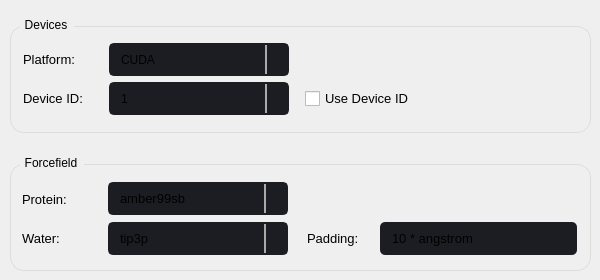
                          <widget class="QWidget" name="tab">
                           <attribute name="title">
                            <string>General</string>
                           </attribute>
                           <widget class="QWidget" name="layoutWidget">
                            <property name="geometry">
                             <rect>
                              <x>10</x>
                              <y>10</y>
                              <width>581</width>
                              <height>261</height>
                             </rect>
                            </property>
                            <layout class="QVBoxLayout" name="verticalLayout_8">
                             <property name="spacing">
                              <number>15</number>
                             </property>
                             <item>
                              <widget class="QGroupBox" name="groupBox_18">
                               <property name="font">
                                <font>
                                 <family>Segoe UI</family>
                                </font>
                               </property>
                               <property name="styleSheet">
                                <string notr="true">QGroupBox {
  
  border: 1px solid rgb(220, 220, 220);
  border-radius: 14px;
  padding: 4px;
  margin-top: 16px;
}

QGroupBox::title {
  subcontrol-origin: margin;
  subcontrol-position: top left;
  left: 10px;
  padding-left: 3px;
  padding-right: 5px;
  padding-top: 8px;
  padding-bottom: 16px;
}

QGroupBox::indicator {
  margin-left: 2px;
  height: 16px;
  width: 16px;
}</string>
                               </property>
                               <property name="title">
                                <string>Devices</string>
                               </property>
                               <widget class="QWidget" name="formLayoutWidget_9">
                                <property name="geometry">
                                 <rect>
                                  <x>10</x>
                                  <y>29</y>
                                  <width>401</width>
                                  <height>81</height>
                                 </rect>
                                </property>
                                <layout class="QGridLayout" name="gridLayout_7">
                                 <property name="leftMargin">
                                  <number>3</number>
                                 </property>
                                 <property name="topMargin">
                                  <number>4</number>
                                 </property>
                                 <property name="rightMargin">
                                  <number>3</number>
                                 </property>
                                 <property name="bottomMargin">
                                  <number>4</number>
                                 </property>
                                 <item row="1" column="0">
                                  <widget class="QLabel" name="label_39">
                                   <property name="sizePolicy">
                                    <sizepolicy hsizetype="Expanding" vsizetype="Preferred">
                                     <horstretch>0</horstretch>
                                     <verstretch>0</verstretch>
                                    </sizepolicy>
                                   </property>
                                   <property name="minimumSize">
                                    <size>
                                     <width>80</width>
                                     <height>0</height>
                                    </size>
                                   </property>
                                   <property name="maximumSize">
                                    <size>
                                     <width>80</width>
                                     <height>16777215</height>
                                    </size>
                                   </property>
                                   <property name="font">
                                    <font>
                                     <family>Segoe UI</family>
                                     <pointsize>10</pointsize>
                                    </font>
                                   </property>
                                   <property name="text">
                                    <string>Device ID: </string>
                                   </property>
                                  </widget>
                                 </item>
                                 <item row="0" column="1">
                                  <widget class="QComboBox" name="platform_comboBox">
                                   <property name="minimumSize">
                                    <size>
                                     <width>110</width>
                                     <height>33</height>
                                    </size>
                                   </property>
                                   <property name="maximumSize">
                                    <size>
                                     <width>180</width>
                                     <height>33</height>
                                    </size>
                                   </property>
                                   <property name="styleSheet">
                                    <string notr="true">QComboBox {
	background-color: rgb(27, 29, 35);
	border-radius: 5px;
	border: 2px solid rgb(27, 29, 35);
    padding: 1px 18px 1px 3px;
	padding-left: 10px;
    min-width: 6em;
}
QComboBox:hover{
	border: 2px solid rgb(64, 71, 88);
}

QComboBox QAbstractItemView{
	
	selection-background-color: rgb(200, 5, 100);
	

}

QComboBox:editable {

	background: rgb(0, 180, 95);
}

QComboBox:on { /* shift the text when the popup opens */
    padding-top: 3px;
    padding-left: 4px;
	text-align: center;
}



QComboBox:on { /* shift the text when the popup opens */
    padding-top: 2px;
    padding-left: 3px;
}

QComboBox::drop-down {
    subcontrol-origin: padding;
    subcontrol-position: top right;
    width: 20px;

    border-left-width: 2px;
    border-left-color: darkgray;
    border-left-style: solid; /* just a single line */
    border-top-right-radius: 3px; /* same radius as the QComboBox */
    border-bottom-right-radius: 3px;
}

QComboBox::down-arrow {
image: url(:/16x16/icons/16x16/cil-arrow-bottom.png);
}

QComboBox::down-arrow:on { /* shift the arrow when popup is open */
    top: 1px;
    left: 1px;
}

</string>
                                   </property>
                                   <item>
                                    <property name="text">
                                     <string>CUDA</string>
                                    </property>
                                   </item>
                                   <item>
                                    <property name="text">
                                     <string>OpenCL</string>
                                    </property>
                                   </item>
                                   <item>
                                    <property name="text">
                                     <string>Reference</string>
                                    </property>
                                   </item>
                                   <item>
                                    <property name="text">
                                     <string>CPU</string>
                                    </property>
                                   </item>
                                  </widget>
                                 </item>
                                 <item row="1" column="1">
                                  <widget class="QComboBox" name="Device_Number_comboBox">
                                   <property name="minimumSize">
                                    <size>
                                     <width>110</width>
                                     <height>33</height>
                                    </size>
                                   </property>
                                   <property name="maximumSize">
                                    <size>
                                     <width>180</width>
                                     <height>33</height>
                                    </size>
                                   </property>
                                   <property name="styleSheet">
                                    <string notr="true">QComboBox {
	background-color: rgb(27, 29, 35);
	border-radius: 5px;
	border: 2px solid rgb(27, 29, 35);
    padding: 1px 18px 1px 3px;
	padding-left: 10px;
    min-width: 6em;
}
QComboBox:hover{
	border: 2px solid rgb(64, 71, 88);
}

QComboBox:disabled {
background-color: rgb(93, 83, 91);
}

QComboBox QAbstractItemView{
	
	selection-background-color: rgb(200, 5, 100);
	

}

QComboBox:editable {

	background: rgb(0, 180, 95);
}

QComboBox:on { /* shift the text when the popup opens */
    padding-top: 3px;
    padding-left: 4px;
	text-align: center;
}



QComboBox:on { /* shift the text when the popup opens */
    padding-top: 2px;
    padding-left: 3px;
}

QComboBox::drop-down {
    subcontrol-origin: padding;
    subcontrol-position: top right;
    width: 20px;

    border-left-width: 2px;
    border-left-color: darkgray;
    border-left-style: solid; /* just a single line */
    border-top-right-radius: 3px; /* same radius as the QComboBox */
    border-bottom-right-radius: 3px;
}

QComboBox::down-arrow {
image: url(:/16x16/icons/16x16/cil-arrow-bottom.png);
}

QComboBox::down-arrow:on { /* shift the arrow when popup is open */
    top: 1px;
    left: 1px;
}

</string>
                                   </property>
                                   <item>
                                    <property name="text">
                                     <string>1</string>
                                    </property>
                                   </item>
                                  </widget>
                                 </item>
                                 <item row="0" column="0">
                                  <widget class="QLabel" name="label_38">
                                   <property name="font">
                                    <font>
                                     <family>Segoe UI</family>
                                     <pointsize>10</pointsize>
                                    </font>
                                   </property>
                                   <property name="text">
                                    <string>Platform: </string>
                                   </property>
                                  </widget>
                                 </item>
                                 <item row="1" column="2">
                                  <widget class="QCheckBox" name="Device_ID_checkBox">
                                   <property name="sizePolicy">
                                    <sizepolicy hsizetype="Preferred" vsizetype="Preferred">
                                     <horstretch>0</horstretch>
                                     <verstretch>0</verstretch>
                                    </sizepolicy>
                                   </property>
                                   <property name="minimumSize">
                                    <size>
                                     <width>120</width>
                                     <height>33</height>
                                    </size>
                                   </property>
                                   <property name="maximumSize">
                                    <size>
                                     <width>120</width>
                                     <height>33</height>
                                    </size>
                                   </property>
                                   <property name="font">
                                    <font>
                                     <family>Segoe UI</family>
                                     <pointsize>10</pointsize>
                                    </font>
                                   </property>
                                   <property name="styleSheet">
                                    <string notr="true">QCheckBox {
    spacing: 5px;
	margin-left: 10px;
}

QCheckBox::indicator {
    width: 15px;
    height: 15px;
}

QCheckBox::indicator:unchecked {
border-image: url(:/16x16/icons/16x16/cil-circle.png);

}

QCheckBox:disabled {
background-color: rgb(93, 83, 91);
}

QCheckBox::indicator:checked {
	border-image: url(:/20x20/icons/20x20/cil-check.png);
}


</string>
                                   </property>
                                   <property name="text">
                                    <string>Use Device ID</string>
                                   </property>
                                   <property name="shortcut">
                                    <string notr="true"/>
                                   </property>
                                  </widget>
                                 </item>
                                </layout>
                               </widget>
                              </widget>
                             </item>
                             <item>
                              <widget class="QGroupBox" name="groupBox_4">
                               <property name="font">
                                <font>
                                 <family>Segoe UI</family>
                                </font>
                               </property>
                               <property name="styleSheet">
                                <string notr="true">QGroupBox {
  
  border: 1px solid rgb(220, 220, 220);
  border-radius: 14px;
  padding: 4px;
  margin-top: 16px;
}

QGroupBox::title {
  subcontrol-origin: margin;
  subcontrol-position: top left;
  left: 10px;
  padding-left: 3px;
  padding-right: 5px;
  padding-top: 8px;
  padding-bottom: 16px;
}

QGroupBox::indicator {
  margin-left: 2px;
  height: 16px;
  width: 16px;
}

</string>
                               </property>
                               <property name="title">
                                <string>Forcefield</string>
                               </property>
                               <widget class="QWidget" name="formLayoutWidget">
                                <property name="geometry">
                                 <rect>
                                  <x>9</x>
                                  <y>30</y>
                                  <width>561</width>
                                  <height>81</height>
                                 </rect>
                                </property>
                                <layout class="QGridLayout" name="gridLayout_8">
                                 <property name="leftMargin">
                                  <number>3</number>
                                 </property>
                                 <property name="topMargin">
                                  <number>4</number>
                                 </property>
                                 <property name="rightMargin">
                                  <number>3</number>
                                 </property>
                                 <property name="bottomMargin">
                                  <number>4</number>
                                 </property>
                                 <item row="0" column="1">
                                  <widget class="QComboBox" name="protein_forcefield_comboBox">
                                   <property name="sizePolicy">
                                    <sizepolicy hsizetype="Preferred" vsizetype="Fixed">
                                     <horstretch>0</horstretch>
                                     <verstretch>0</verstretch>
                                    </sizepolicy>
                                   </property>
                                   <property name="minimumSize">
                                    <size>
                                     <width>110</width>
                                     <height>33</height>
                                    </size>
                                   </property>
                                   <property name="maximumSize">
                                    <size>
                                     <width>180</width>
                                     <height>33</height>
                                    </size>
                                   </property>
                                   <property name="font">
                                    <font>
                                     <family>Segoe UI</family>
                                     <pointsize>10</pointsize>
                                    </font>
                                   </property>
                                   <property name="styleSheet">
                                    <string notr="true">QComboBox {
	background-color: rgb(27, 29, 35);
	border-radius: 5px;
	border: 2px solid rgb(27, 29, 35);
    padding: 1px 18px 1px 3px;
	padding-left: 10px;
    min-width: 6em;
}
QComboBox:hover{
	border: 2px solid rgb(64, 71, 88);
}

QComboBox QAbstractItemView{
	
	selection-background-color: rgb(200, 5, 100);
	

}

QComboBox:editable {

	background: rgb(0, 180, 95);
}

QComboBox:on { /* shift the text when the popup opens */
    padding-top: 3px;
    padding-left: 4px;
	text-align: center;
}



QComboBox:on { /* shift the text when the popup opens */
    padding-top: 2px;
    padding-left: 3px;
}

QComboBox::drop-down {
    subcontrol-origin: padding;
    subcontrol-position: top right;
    width: 20px;

    border-left-width: 2px;
    border-left-color: darkgray;
    border-left-style: solid; /* just a single line */
    border-top-right-radius: 3px; /* same radius as the QComboBox */
    border-bottom-right-radius: 3px;
}

QComboBox::down-arrow {
image: url(:/16x16/icons/16x16/cil-arrow-bottom.png);
}

QComboBox::down-arrow:on { /* shift the arrow when popup is open */
    top: 1px;
    left: 1px;
}

</string>
                                   </property>
                                   <item>
                                    <property name="text">
                                     <string>amber99sb</string>
                                    </property>
                                   </item>
                                   <item>
                                    <property name="text">
                                     <string>amber03</string>
                                    </property>
                                   </item>
                                   <item>
                                    <property name="text">
                                     <string>amber10</string>
                                    </property>
                                   </item>
                                   <item>
                                    <property name="text">
                                     <string>amber96</string>
                                    </property>
                                   </item>
                                  </widget>
                                 </item>
                                 <item row="0" column="0">
                                  <widget class="QLabel" name="label_10">
                                   <property name="sizePolicy">
                                    <sizepolicy hsizetype="Expanding" vsizetype="Expanding">
                                     <horstretch>0</horstretch>
                                     <verstretch>0</verstretch>
                                    </sizepolicy>
                                   </property>
                                   <property name="minimumSize">
                                    <size>
                                     <width>80</width>
                                     <height>0</height>
                                    </size>
                                   </property>
                                   <property name="maximumSize">
                                    <size>
                                     <width>80</width>
                                     <height>16777215</height>
                                    </size>
                                   </property>
                                   <property name="font">
                                    <font>
                                     <family>Segoe UI</family>
                                     <pointsize>10</pointsize>
                                    </font>
                                   </property>
                                   <property name="text">
                                    <string>Protein: </string>
                                   </property>
                                   <property name="alignment">
                                    <set>Qt::AlignLeading|Qt::AlignLeft|Qt::AlignVCenter</set>
                                   </property>
                                  </widget>
                                 </item>
                                 <item row="1" column="0">
                                  <widget class="QLabel" name="label_11">
                                   <property name="sizePolicy">
                                    <sizepolicy hsizetype="Expanding" vsizetype="Expanding">
                                     <horstretch>0</horstretch>
                                     <verstretch>0</verstretch>
                                    </sizepolicy>
                                   </property>
                                   <property name="minimumSize">
                                    <size>
                                     <width>80</width>
                                     <height>0</height>
                                    </size>
                                   </property>
                                   <property name="maximumSize">
                                    <size>
                                     <width>80</width>
                                     <height>16777215</height>
                                    </size>
                                   </property>
                                   <property name="font">
                                    <font>
                                     <family>Segoe UI</family>
                                     <pointsize>10</pointsize>
                                    </font>
                                   </property>
                                   <property name="text">
                                    <string>Water: </string>
                                   </property>
                                  </widget>
                                 </item>
                                 <item row="1" column="1">
                                  <widget class="QComboBox" name="water_forcefield_comboBox">
                                   <property name="sizePolicy">
                                    <sizepolicy hsizetype="Preferred" vsizetype="Preferred">
                                     <horstretch>0</horstretch>
                                     <verstretch>0</verstretch>
                                    </sizepolicy>
                                   </property>
                                   <property name="minimumSize">
                                    <size>
                                     <width>110</width>
                                     <height>33</height>
                                    </size>
                                   </property>
                                   <property name="maximumSize">
                                    <size>
                                     <width>180</width>
                                     <height>33</height>
                                    </size>
                                   </property>
                                   <property name="font">
                                    <font>
                                     <family>Segoe UI</family>
                                     <pointsize>10</pointsize>
                                    </font>
                                   </property>
                                   <property name="styleSheet">
                                    <string notr="true">QComboBox {
	background-color: rgb(27, 29, 35);
	border-radius: 5px;
	border: 2px solid rgb(27, 29, 35);
    padding: 1px 18px 1px 3px;
	padding-left: 10px;
    min-width: 6em;
}
QComboBox:hover{
	border: 2px solid rgb(64, 71, 88);
}

QComboBox QAbstractItemView{
	
	selection-background-color: rgb(200, 5, 100);
	

}

QComboBox:editable {

	background: rgb(0, 180, 95);
}

QComboBox:on { /* shift the text when the popup opens */
    padding-top: 3px;
    padding-left: 4px;
	text-align: center;
}



QComboBox:on { /* shift the text when the popup opens */
    padding-top: 2px;
    padding-left: 3px;
}

QComboBox::drop-down {
    subcontrol-origin: padding;
    subcontrol-position: top right;
    width: 20px;

    border-left-width: 2px;
    border-left-color: darkgray;
    border-left-style: solid; /* just a single line */
    border-top-right-radius: 3px; /* same radius as the QComboBox */
    border-bottom-right-radius: 3px;
}

QComboBox::down-arrow {
image: url(:/16x16/icons/16x16/cil-arrow-bottom.png);
}

QComboBox::down-arrow:on { /* shift the arrow when popup is open */
    top: 1px;
    left: 1px;
}

</string>
                                   </property>
                                   <item>
                                    <property name="text">
                                     <string>tip3p</string>
                                    </property>
                                   </item>
                                   <item>
                                    <property name="text">
                                     <string>spce</string>
                                    </property>
                                   </item>
                                   <item>
                                    <property name="text">
                                     <string>tip5p</string>
                                    </property>
                                   </item>
                                   <item>
                                    <property name="text">
                                     <string>tip4pew</string>
                                    </property>
                                   </item>
                                  </widget>
                                 </item>
                                 <item row="1" column="2">
                                  <widget class="QLabel" name="label_42">
                                   <property name="minimumSize">
                                    <size>
                                     <width>80</width>
                                     <height>33</height>
                                    </size>
                                   </property>
                                   <property name="maximumSize">
                                    <size>
                                     <width>80</width>
                                     <height>33</height>
                                    </size>
                                   </property>
                                   <property name="font">
                                    <font>
                                     <family>Segoe UI</family>
                                     <pointsize>10</pointsize>
                                    </font>
                                   </property>
                                   <property name="styleSheet">
                                    <string notr="true">QLabel {
	margin-left: 10px;
}</string>
                                   </property>
                                   <property name="text">
                                    <string>Padding:</string>
                                   </property>
                                  </widget>
                                 </item>
                                 <item row="1" column="3">
                                  <widget class="QLineEdit" name="water_padding_lineEdit">
                                   <property name="sizePolicy">
                                    <sizepolicy hsizetype="Preferred" vsizetype="Preferred">
                                     <horstretch>0</horstretch>
                                     <verstretch>0</verstretch>
                                    </sizepolicy>
                                   </property>
                                   <property name="minimumSize">
                                    <size>
                                     <width>150</width>
                                     <height>33</height>
                                    </size>
                                   </property>
                                   <property name="font">
                                    <font>
                                     <family>Segoe UI</family>
                                     <pointsize>10</pointsize>
                                    </font>
                                   </property>
                                   <property name="styleSheet">
                                    <string notr="true">QLineEdit {
	background-color: rgb(27, 29, 35);
	border-radius: 5px;
	padding-left: 10px;

}
QLineEdit:hover {
	border: 2px solid rgb(64, 71, 88);
}
QLineEdit:focus {
	border: 2px solid rgb(91, 101, 124);
}</string>
                                   </property>
                                   <property name="text">
                                    <string>10 * angstrom</string>
                                   </property>
                                  </widget>
                                 </item>
                                </layout>
                               </widget>
                              </widget>
                             </item>
                            </layout>
                           </widget>
                          </widget>
